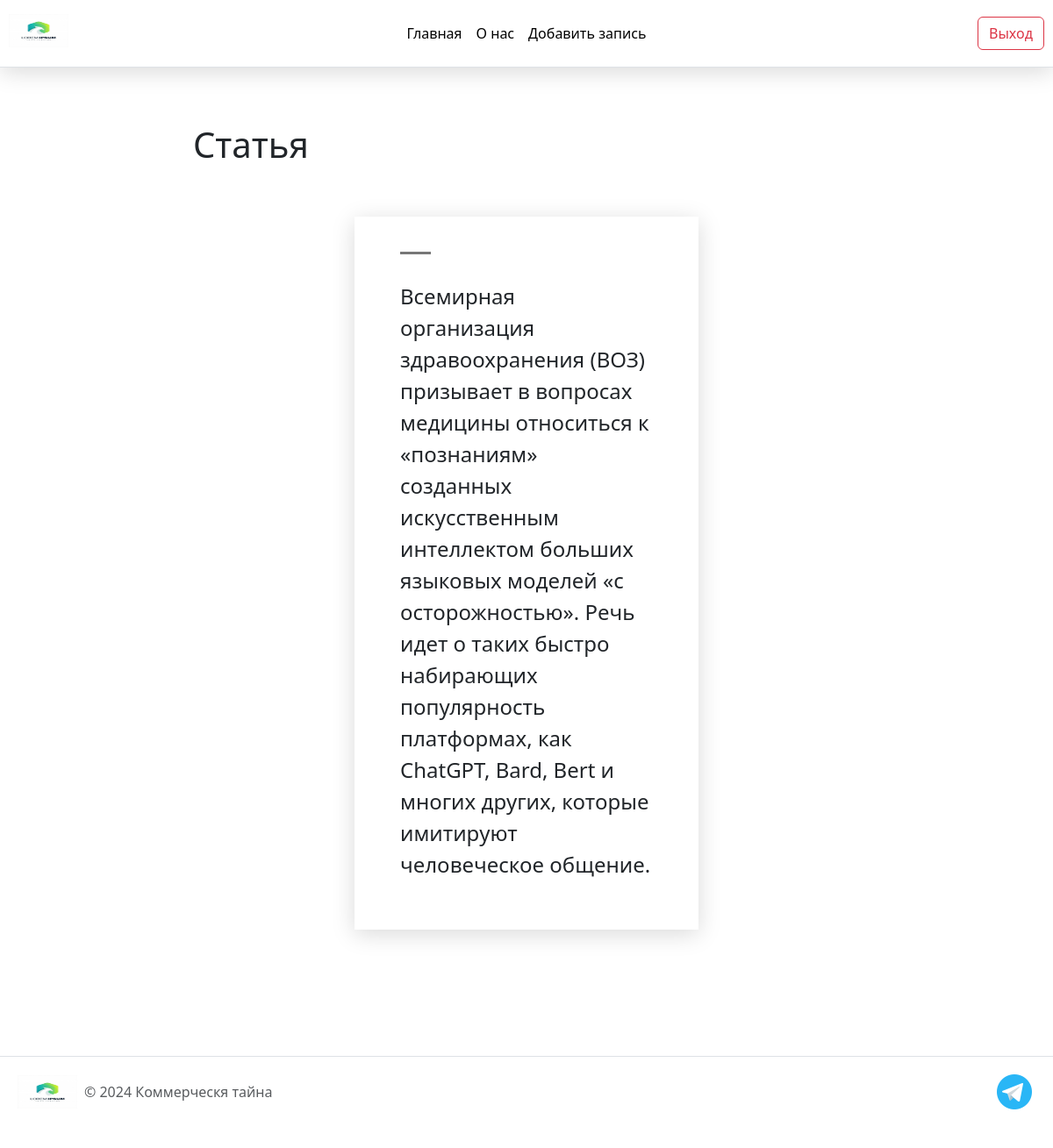
Page /post/2 (signed in) on the committed database.
### tables this page shows
CREATE TABLE posts(
id INTEGER PRIMARY KEY AUTOINCREMENT,
title TEXT NOT NULL,
text TEXT NOT NULL,
time INTEGER NOT NULL
);

### app.py (the view)
@app.route("/post/<int:post_id>")
def show_post(post_id):
    db_con = connect_db()
    dbase = DataBase(db_con)
    post = dbase.get_post(post_id)  # Fetch the post from the database
    return render_template('post.html', post=post)  # Render the post detail page

### DataBase.py (called while the page is built)
    def get_post(self, post_id):
        try:
            self.__cur.execute('SELECT title, text FROM posts WHERE id = ?', (post_id,))
            res = self.__cur.fetchone()  # Fetch one record from the result
            if res:
                return res  # Return the found post
        except sqlite3.Error as e:
            print('Error retrieving the post from the database:', str(e))  # Handle post retrieval errors
        return None, None  # Return None in case of an error or if the post does not exist

### app.py (called while the page is built)
def connect_db():
    con = sqlite3.connect(app.config['DATABASE'])
    con.row_factory = sqlite3.Row  # Use Row factory to access columns by name
    return con

### templates/post.html (shortened to what this page needs)
{% extends 'base.html' %}
{% block content %}
<h1>{{ post.title }}</h1>
<div class="row">
    <div class="col-md-6 item">
        <div class="item-in">
            <div class="seperator"></div>
            <p class="post-text">{{ post.text }}</p>
        </div>
    </div>
</div>
{% endblock %}

### static/css/main.css (style rules this page uses)
body { margin: 0; }
*::before, *::after { box-sizing: border-box; }
.row { padding: 50px 0; justify-content: center; }
.seperator { margin-bottom: 30px; width: 35px; height: 3px; background: #777; border: none; }
.item { position: relative; margin-bottom: 30px; min-height: 1px; float: left; -webkit-box-shadow: 0 5px 25px rgba(0, 0, 0, 0.15); box-shadow: 0 5 px 25px rgba(0, 0, 0, 0.15); -webkit-backface-visibility: hidden; -webkit-tap-highlight-color: transparent; -webkit-touch-callout: none; -webkit-user-select: none; -moz-user-select: none; -ms-user-select: none; user-select: none; }
.item .item-in { background: #fff; padding: 40px; position: relative; }
.item .item-in::before { content: ""; position: absolute; bottom: 0px; height: 2px; width: 0%; background: #333333; right: 0px; -webkit-transition: width 0.4s; transition: width 0.4s; }
.post-text { font-size: 24px; }
html { height: 100%; }

### rows in the picture
posts: title "Статья", text "Всемирная организация здравоохранения (ВОЗ) призывает в вопросах медицины относиться к «познаниям» созданных искусственным интеллектом больших языковых моделей «с осторожностью». Речь идет о таких быстро набирающих популярность платформах, как ChatGPT, Bard, Bert и многих других, которые имитируют человеческое общение."
